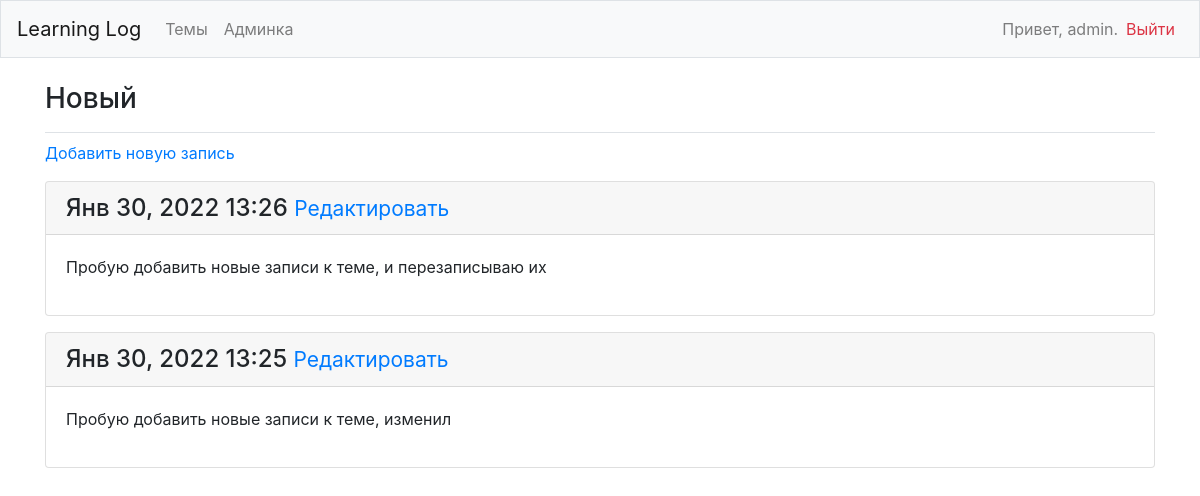
Page /topics/7/ (signed in) on the committed database.
### learning_logs/models.py (models this page shows, shortened)
class Topic(models.Model):
    text = models.CharField(max_length=200)
    date_added = models.DateTimeField(auto_now_add=True)
    owner = models.ForeignKey(User, on_delete=models.CASCADE)
    def __str__(self):
        return self.text

class Entry(models.Model):
    topic = models.ForeignKey(Topic, on_delete=models.CASCADE)
    text = models.TextField()
    date_added = models.DateTimeField(auto_now_add=True)
    class Meta:
        verbose_name_plural = 'entries'

### learning_logs/views.py (the view)
# urls.py: path('topics/<int:topic_id>/', views.topic, name='topic'),
@login_required
def topic(request, topic_id):
    topic = Topic.objects.get(id=topic_id)
    if topic.owner != request.user:
        raise Http404
    entries = topic.entry_set.order_by('-date_added')
    context = {'topic': topic, 'entries': entries}
    return render(request, 'learning_logs/topic.html', context)

### learning_logs/templates/learning_logs/topic.html
{% extends 'learning_logs/base.html' %}
{% block page_header %}
    <h3>{{ topic }}</h3>
{% endblock page_header %}
{% block content %}
    <p>
        <a href="{% url 'learning_logs:new_entry' topic.id %}">
            Добавить новую запись</a>
    </p>
    {% for entry in entries %}
        <div class="card mb-3">
            <h4 class="card-header">
                {{ entry.date_added|date:'M d, Y H:i' }}
                <small><a href="{% url 'learning_logs:edit_entry' entry.id %}">
                    Редактировать</a></small>
            </h4>
            <div class="card-body">
                {{ entry.text|linebreaks }}
            </div>
        </div>
    {% empty %}
        <p>В этой теме пока нет записей</p>
    {% endfor %}
{% endblock content %}

### learning_logs/templates/learning_logs/base.html (shortened to what this page needs)
{% load bootstrap4 %}
<!doctype html>
<html lang="ru">
    <head>
        {% bootstrap_css %}
    </head>
    <body>
        <nav class="navbar navbar-expand-md navbar-light bg-light mb-4 border">
            <a class="navbar-brand" href="{% url 'learning_logs:index'%}">Learning Log</a>
            <div class="collapse navbar-collapse" id="navbarCollapse">
                <ul class="navbar-nav mr-auto">
                    <li class="nav-item">
                        <a class="nav-link" href="{% url 'learning_logs:topics'%}">Темы</a></li>
                    <li class="nav-item">
                        <a class="nav-link" href="{% url 'admin:index'%}">Админка</a></li>
                </ul>
                <ul class="navbar-nav ml-auto">
                    {% if user.is_authenticated %}
                        <li class="nav-item">
                            <span class="navbar-text">Привет, {{ user.username }}.</span>
                        </li>
                        <li class="nav-item">
                            <a class="nav-link text-danger" href="{% url 'users:logout' %}">Выйти</a>
                        </li>
                    {% else %}
                        <li class="nav-item">
                            <a class="nav-link" href="{% url 'users:register' %}">Регистрация</a>
                        </li>
                        <li class="nav-item">
                            <a class="nav-link" href="{% url 'users:login' %}">Войти</a></li>
                    {% endif %}
                </ul>
            </div>
        </nav>
        <main role="main" class="container">
            <div class="pb-2 mb-2 border-bottom">
                {% block page_header %}{% endblock page_header %}
            </div>
            <div>
                {% block content %}{% endblock content %}
            </div>
        </main>
    </body>
</html>

### rows in the picture
Topic: text "Новый"
Entry: date_added "Янв 30, 2022 13:26", text "Пробую добавить новые записи к теме, и перезаписываю их"
Entry: date_added "Янв 30, 2022 13:25", text "Пробую добавить новые записи к теме, изменил"

### other values in the picture
{{ user.username }} "admin"
